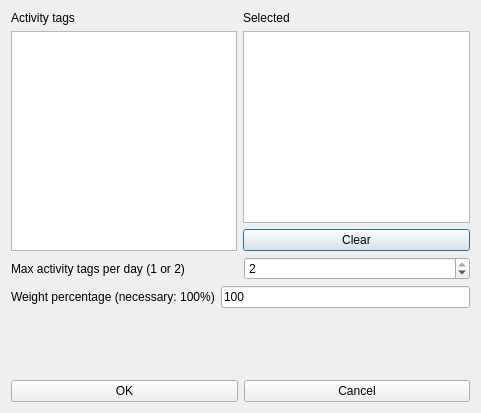
<?xml version="1.0" encoding="UTF-8"?>
<ui version="4.0">
 <class>ModifyConstraintTeachersMaxActivityTagsPerDayFromSetForm_template</class>
 <widget class="QDialog" name="ModifyConstraintTeachersMaxActivityTagsPerDayFromSetForm_template">
  <property name="geometry">
   <rect>
    <x>0</x>
    <y>0</y>
    <width>481</width>
    <height>413</height>
   </rect>
  </property>
  <property name="windowTitle">
   <string extracomment="This is the title of the dialog to add a new constraint of this type">Modify teachers max activity tags per day from set</string>
  </property>
  <layout class="QVBoxLayout" name="verticalLayout_4">
   <item>
    <layout class="QHBoxLayout" name="horizontalLayout_4">
     <item>
      <layout class="QVBoxLayout" name="verticalLayout_2">
       <item>
        <widget class="QLabel" name="label_2">
         <property name="text">
          <string>Activity tags</string>
         </property>
        </widget>
       </item>
       <item>
        <widget class="QListWidget" name="allActivityTagsListWidget"/>
       </item>
      </layout>
     </item>
     <item>
      <layout class="QVBoxLayout" name="verticalLayout">
       <item>
        <widget class="QLabel" name="label_3">
         <property name="text">
          <string comment="It refers to activity tags">Selected</string>
         </property>
        </widget>
       </item>
       <item>
        <widget class="QListWidget" name="selectedActivityTagsListWidget"/>
       </item>
       <item>
        <widget class="QPushButton" name="clearActivityTagsPushButton">
         <property name="text">
          <string>Clear</string>
         </property>
        </widget>
       </item>
      </layout>
     </item>
    </layout>
   </item>
   <item>
    <layout class="QHBoxLayout" name="horizontalLayout">
     <item>
      <widget class="QLabel" name="label">
       <property name="text">
        <string>Max activity tags per day (1 or 2)</string>
       </property>
      </widget>
     </item>
     <item>
      <widget class="QSpinBox" name="maxActivityTagsSpinBox">
       <property name="minimum">
        <number>1</number>
       </property>
       <property name="maximum">
        <number>2</number>
       </property>
       <property name="value">
        <number>2</number>
       </property>
      </widget>
     </item>
    </layout>
   </item>
   <item>
    <layout class="QHBoxLayout" name="horizontalLayout_2">
     <item>
      <widget class="QLabel" name="weightTextLabel">
       <property name="frameShape">
        <enum>QFrame::NoFrame</enum>
       </property>
       <property name="frameShadow">
        <enum>QFrame::Plain</enum>
       </property>
       <property name="text">
        <string>Weight percentage (necessary: 100%)</string>
       </property>
       <property name="wordWrap">
        <bool>false</bool>
       </property>
      </widget>
     </item>
     <item>
      <widget class="QLineEdit" name="weightLineEdit">
       <property name="text">
        <string notr="true">100</string>
       </property>
      </widget>
     </item>
    </layout>
   </item>
   <item>
    <spacer name="verticalSpacer">
     <property name="orientation">
      <enum>Qt::Vertical</enum>
     </property>
     <property name="sizeHint" stdset="0">
      <size>
       <width>20</width>
       <height>32</height>
      </size>
     </property>
    </spacer>
   </item>
   <item>
    <layout class="QHBoxLayout" name="horizontalLayout_3">
     <item>
      <widget class="QPushButton" name="okPushButton">
       <property name="text">
        <string>OK</string>
       </property>
      </widget>
     </item>
     <item>
      <widget class="QPushButton" name="cancelPushButton">
       <property name="text">
        <string>Cancel</string>
       </property>
      </widget>
     </item>
    </layout>
   </item>
  </layout>
 </widget>
 <layoutdefault spacing="6" margin="11"/>
 <resources/>
 <connections/>
</ui>
